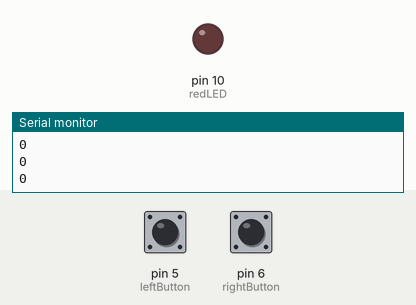
Bench run of a sketch on a simulated Arduino Uno, built with avr-gcc and run on an emulated ATmega328P. Parts: output pins drawn as LEDs (lit = HIGH), the last lines printed to the serial monitor. The test bench sets the inputs (shaded band); at power-on: pin 6 (rightButton) HIGH, pin 5 (leftButton) HIGH.

Above: at 1.3 s.
1.4 s: pin 6 (rightButton) pulled LOW for 1 s
At 2.9 s:
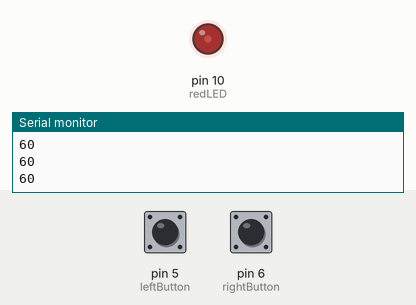
3.9 s: pin 6 (rightButton) pulled LOW for 0.3 s
At 4.9 s:
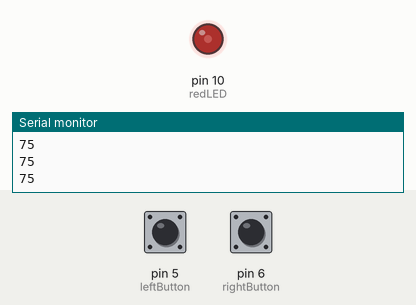
5.7 s: pin 6 (rightButton) pulled LOW for 3.2 s
At 9.7 s:
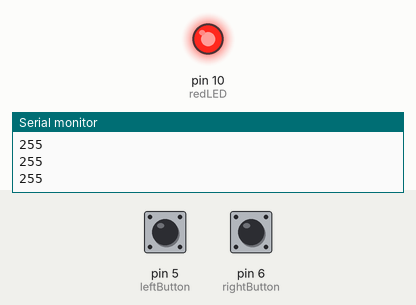
10.4 s: pin 5 (leftButton) pulled LOW for 3.2 s
At 11.63 s:
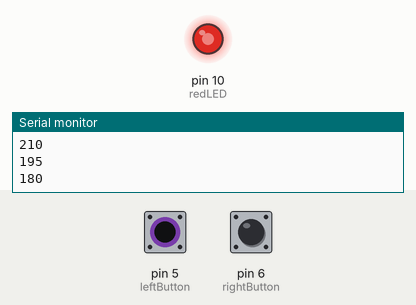
15.1 s: pin 5 (leftButton) pulled LOW for 1 s
At 16.8 s:
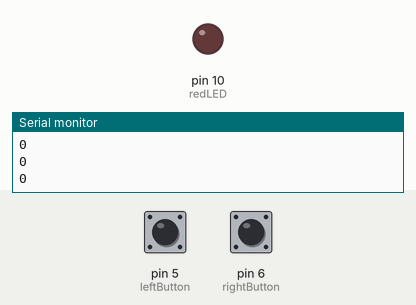
Timing chart, 0 to 18.3 s (numbered marks = the images above; inputs shaded):
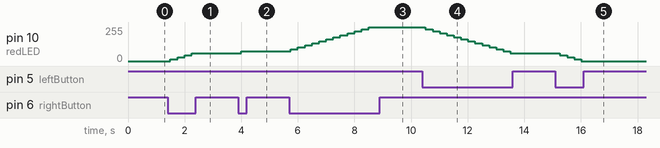

The sketch:

buttonDimmableLEDV1.ino
```cpp
 int redLED=10;
 int leftButton=5;
 int leftButtonState;
 int rightButton=6;
 int rightButtonState;
 int brightness=0;

 void setup() {
  // put your setup code here, to run once:
  Serial.begin(9600);
  pinMode(redLED,HIGH);
  pinMode(leftButton,INPUT);
  pinMode(rightButton,INPUT);

}

void loop() {
  // put your main code here, to run repeatedly:
  leftButtonState=digitalRead(leftButton);
  rightButtonState=digitalRead(rightButton);

 if (leftButtonState==0){
  brightness=brightness-15;
 }

 if (rightButtonState==0){
  brightness=brightness+15;
 }

 if (brightness<=0){
  brightness=0;
 }

 if (brightness>=255){
  brightness=255;
 }

Serial.println(brightness);
analogWrite(redLED,brightness);
delay(250);
}
```

Measured:
- after the input at 1.4 s, pin 10 (redLED): 0/255 → 15/255 after 0.10 s, → 30/255 0.25 s later, → 45/255 0.25 s later, → 60/255 0.25 s later
- after the input at 3.9 s, pin 10 (redLED): 60/255 → 75/255 after 0.10 s
- after the input at 5.7 s, pin 10 (redLED): moves from 75/255 to 255/255 over 2.8 s, starting after 0.05 s
- after the input at 10.4 s, pin 10 (redLED): moves from 255/255 to 60/255 over 3.0 s, starting after 0.11 s
- after the input at 15.1 s, pin 10 (redLED): 60/255 → 45/255 after 0.16 s, → 30/255 0.25 s later, → 15/255 0.25 s later, → 0/255 0.25 s later
